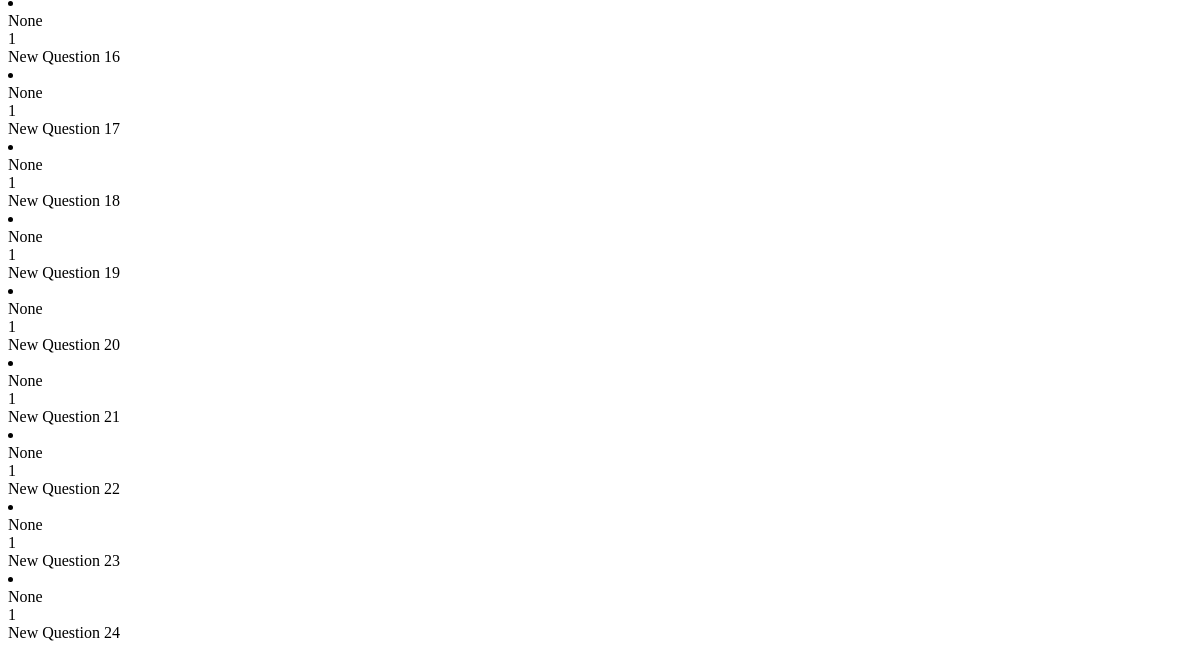
The page /queryquestions (lower part) on the database as committed earlier.
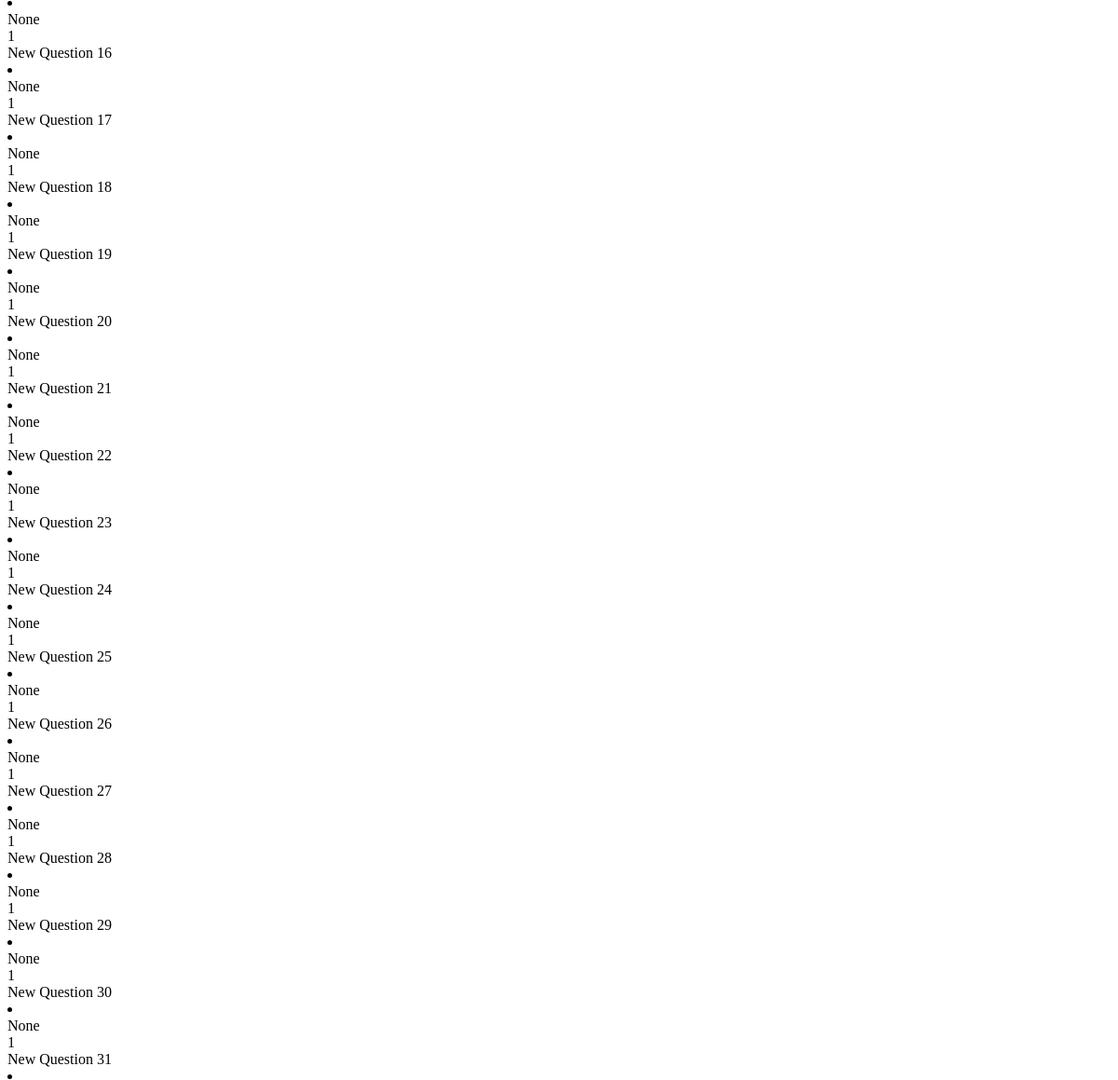
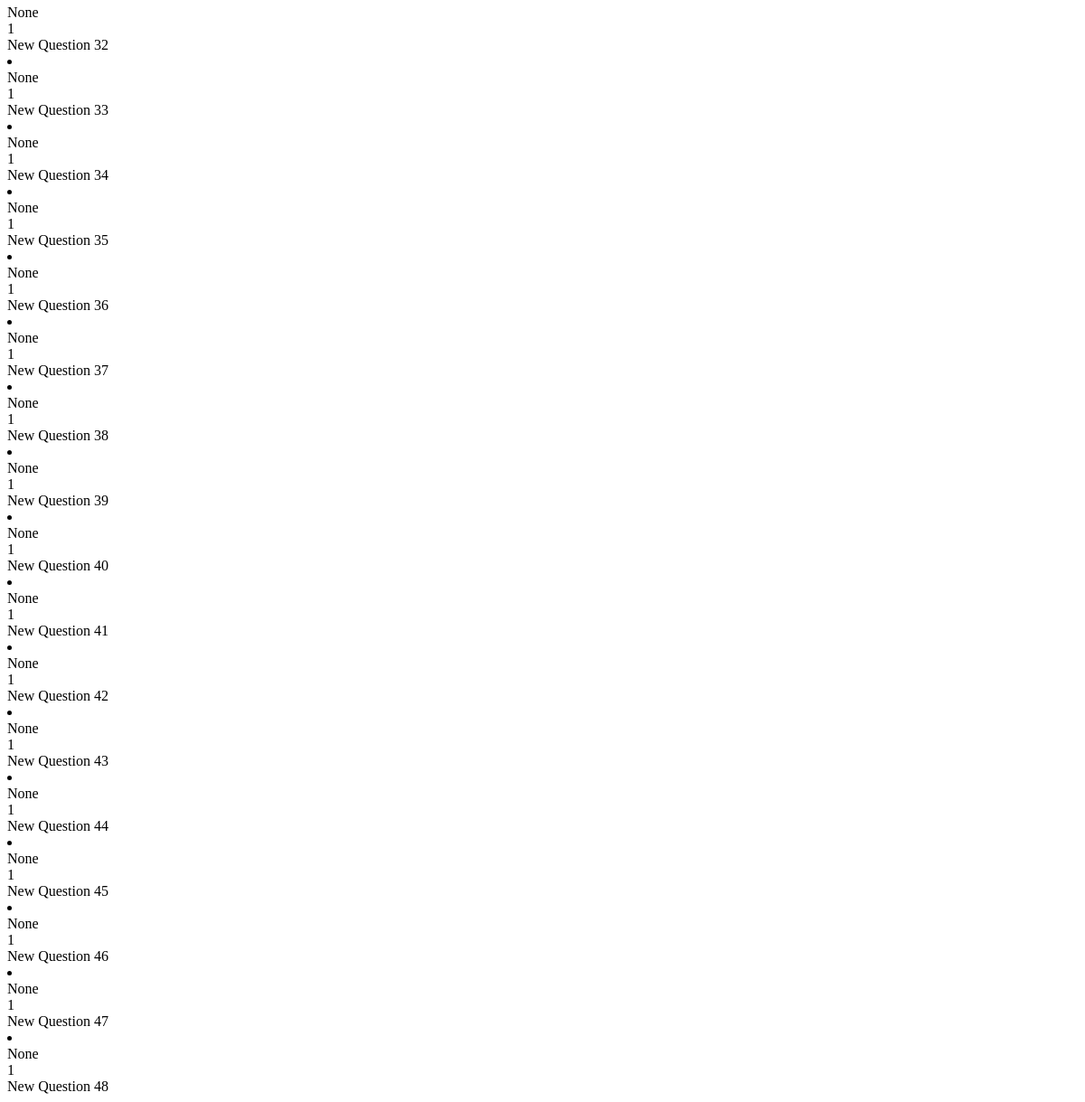
The same page on the database as committed later (2 pictures, top to bottom).
### app.py (models this page shows)
class Question(db.Model):
    __tablename__ = 'question'
    id = db.Column(db.Integer, primary_key = True)
    marks = db.Column(db.Integer)
    content = db.Column(db.String)
    topic = db.Column(db.String)
    course = db.Column(db.String)
    description = db.Column(db.String)
    qImages = db.Column(db.PickleType)
    msImages = db.Column(db.PickleType)

### app.py (the view)
@app.route("/queryquestions")
def queryQuestionHTML():
    return render_template('questions.html', questions=Question.query.all())

### templates/questions.html
{% for question in questions %}
    <li  class="question" data-id="{{ question.id }}">
        <div class="question-topic">
            {{ question.topic }}
        </div>
        <div class="question-marks">
            {{ question.marks }}
        </div>
        <div class="question-description">
            {{ question.description }}
        </div>
    </li>
{% endfor %}

Rows that differ between the two databases and show on the page:
added Question: topic "None", marks "1", description "New Question 25"
added Question: topic "None", marks "1", description "New Question 26"
added Question: topic "None", marks "1", description "New Question 27"
added Question: topic "None", marks "1", description "New Question 28"
added Question: topic "None", marks "1", description "New Question 29"
added Question: topic "None", marks "1", description "New Question 30"
added Question: topic "None", marks "1", description "New Question 31"
added Question: topic "None", marks "1", description "New Question 32"
added Question: topic "None", marks "1", description "New Question 33"
added Question: topic "None", marks "1", description "New Question 34"
added Question: topic "None", marks "1", description "New Question 35"
added Question: topic "None", marks "1", description "New Question 36"
added Question: topic "None", marks "1", description "New Question 37"
added Question: topic "None", marks "1", description "New Question 38"
added Question: topic "None", marks "1", description "New Question 39"
added Question: topic "None", marks "1", description "New Question 40"
added Question: topic "None", marks "1", description "New Question 41"
added Question: topic "None", marks "1", description "New Question 42"
added Question: topic "None", marks "1", description "New Question 43"
added Question: topic "None", marks "1", description "New Question 44"
added Question: topic "None", marks "1", description "New Question 45"
added Question: topic "None", marks "1", description "New Question 46"
added Question: topic "None", marks "1", description "New Question 47"
added Question: topic "None", marks "1", description "New Question 48"
